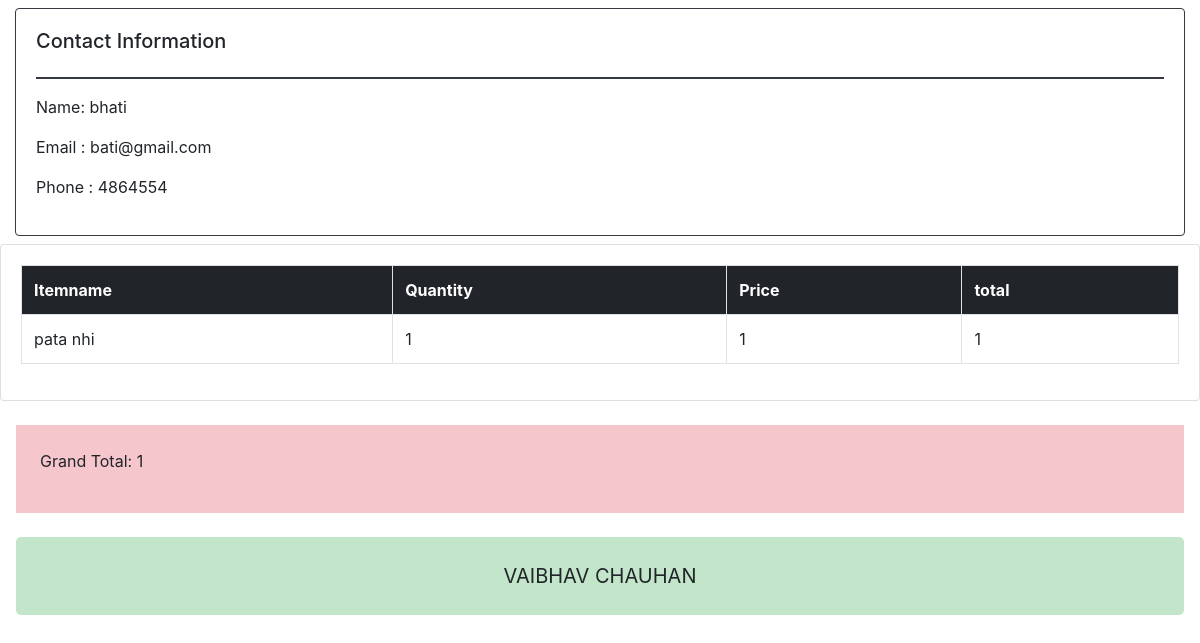
Page /userdetails/40 on the committed database.
### home/models.py (models this page shows, shortened)
class Customers(models.Model):
    name=models.CharField(max_length=40)
    email=models.CharField(max_length=50)
    address=models.CharField(max_length=100)
    phone=models.CharField(max_length=10)
    itempurchase=models.TextField(null=True)
    prices=models.TextField(null=True)
    quantities=models.TextField(null=True)

### home/views.py (the view)
# urls.py: path('userdetails/<str:pk>',views.userdetails,name="userdetails")
def userdetails(request,pk):
    customer=Customers.objects.get(id=pk)
    print(pk)
    print(type(pk))
    items=json.loads(customer.itempurchase)
    prices=json.loads(customer.prices)
    quantity=json.loads(customer.quantities)
    result=[]
    totalamount=0
    print(type(items))
    print(type(prices))
    print(type(quantity))
    for i in range(len(items)):
        result.append({"items":items[i],"prices":prices[i],"quantity":quantity[i],"totalamount":prices[i]*quantity[i]})
        totalamount=totalamount+(prices[i]*quantity[i])
    context={"custom":result,"totalamount":totalamount,"customer":customer}
    return render(request,'userdetail.html',context)

### templates/userdetail.html (shortened to what this page needs)
<!doctype html>
<html lang="en">
<head>
  <link rel="stylesheet" href="https://cdn.jsdelivr.net/npm/bootstrap@4.0.0/dist/css/bootstrap.min.css"
>
</head>
<body>
    <div class="col-md my-2 ">
        <div class="card card-body border border-dark ">
            <h5 class="">Contact Information</h5>
            <hr class="border border-dark ">
            <p>Name: {{customer.name}} </p>
            <p>Email : {{customer.email}} </p>
            <p>Phone : {{customer.phone}} </p>
        </div>
    </div>
    <div class="row">
        <div class="col-md">
            <div class="card card-body">
                <table class="table table-striped table-bordered">
                    <tr>
                        <th class="table-dark">Itemname</th>
                        <th class="table-dark">Quantity</th>
                        <th class="table-dark">Price</th>
                        <th class="table-dark">total</th>
                    </tr>
                    {% for i in custom %}
                    <tr>
                        <td>{{i.items}}</td>
                        <td>{{i.prices}}</td>
                        <td>{{i.quantity}}</td>
                       <td>{{i.totalamount}}</td>
                    </tr>
                    {% endfor %}
                </table>
                </div>
                <div class="conatiner  my-4 py-4 mx-3 px-4  table-danger ">
                    <p class="fs-1">Grand Total: {{totalamount}}</p>
            </div>
            <div class="conatiner  my-4 py-4 mx-3 px-4 table-success text-center btn-lg">
            VAIBHAV CHAUHAN
            </div>
        </div>
</body>
    </html>

### rows in the picture
Customers: name "bhati", email "bati@gmail.com", phone "4864554"

### other values in the picture
{{ i.items }} "pata nhi"
{{ i.prices }} "1"
{{ i.quantity }} "1"
{{ i.totalamount }} "1"
{{ totalamount }} "1"
